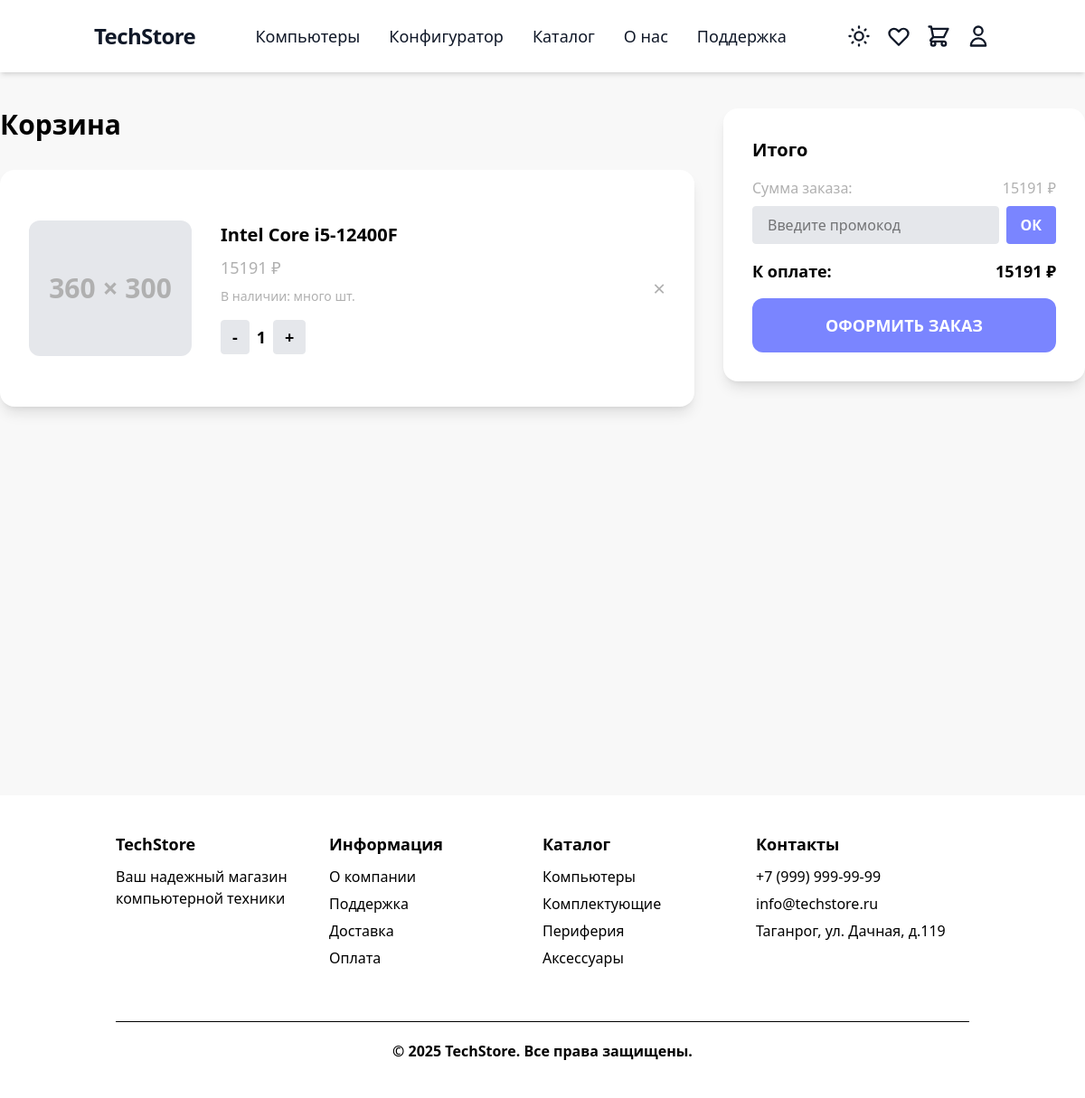
/cart/ (signed in), run on the app's committed database.
### cart/models.py (models this page shows, shortened)
class CartItem(models.Model):
    user = models.ForeignKey(settings.AUTH_USER_MODEL, on_delete=models.CASCADE, related_name='cart_items', verbose_name='Пользователь')
    product = models.ForeignKey(Product, on_delete=models.CASCADE, verbose_name='Товар')
    quantity = models.PositiveIntegerField('Количество', default=1)
    added_at = models.DateTimeField('Дата добавления', auto_now_add=True)
    class Meta:
        unique_together = ('user', 'product')
        verbose_name = 'Товар в корзине'
        verbose_name_plural = 'Корзина'

### store/models.py (models this page shows, shortened)
class Product(models.Model):
    category = models.ForeignKey(
        Category,
        on_delete=models.PROTECT,
        related_name='products'
    )
    name = models.CharField('Название', max_length=200)
    slug = models.SlugField('URL', max_length=200, unique=True)
    price = models.DecimalField(
        'Цена',
        max_digits=10,
        decimal_places=2,
        validators=[MinValueValidator(Decimal('0.01'))]
    )
    discount = models.PositiveIntegerField('Скидка (%)', default=0)
    stock = models.PositiveIntegerField(
        'Количество на складе',
        default=0,
        help_text='Количество товара на складе'
    )
    min_stock = models.PositiveIntegerField(
        'Минимальный остаток',
        default=0,
        help_text='Минимальное количество для предупреждения о заканчивающемся товаре'
    )
    is_popular = models.BooleanField(
        'Популярный товар',
        default=False,
        help_text='Отметьте, если товар является популярным и должен отображаться в специальных блоках.'
    )
    description = models.TextField(
        'Описание',
        blank=True,
        default='',
        help_text='Можно использовать HTML-теги для форматирования текста (например, <ul>, <li>, <b>, <h3> и т.д.)'
    )
    meta_title = models.CharField('SEO Title', max_length=255, blank=True, default='', help_text='Заголовок для SEO (meta title)')
    meta_description = models.CharField('SEO Description', max_length=500, blank=True, default='', help_text='Описание для SEO (meta description)')
    image = models.ImageField('Фото', upload_to='products/', blank=True, null=True)
    class Meta:
        verbose_name = 'Товар'
        verbose_name_plural = 'Товары'
    @property
    def final_price(self):
        if self.discount:
            discount_decimal = Decimal(str(self.discount)) / Decimal('100')
            return self.price * (Decimal('1') - discount_decimal)
        return self.price

### cart/views.py (the view, shortened to what this page needs)
# urls.py: path('cart/', include('cart.urls')),
@login_required
def cart(request):
    cart_items = CartItem.objects.filter(user=request.user).select_related('product')
    order_sum = sum(item.product.price * item.quantity for item in cart_items)
    total_sum = sum(item.product.final_price * item.quantity for item in cart_items)
    applied_promocode = None
    discount_amount = Decimal('0')
    final_total = total_sum
    try:
        cart_promocode = CartPromoCode.objects.get(user=request.user)
        promocode = cart_promocode.promocode
        is_valid, error_message = promocode.is_valid(user=request.user, order_amount=total_sum)
        if is_valid:
            applied_promocode = promocode
            discount_amount = promocode.calculate_discount(total_sum)
            final_total = total_sum - discount_amount
        else:
            cart_promocode.delete()
            from django.contrib import messages
            messages.warning(request, f'Промокод "{promocode.code}" больше не действителен: {error_message}')
    except CartPromoCode.DoesNotExist:
        pass
    context = {
        'cart_items': cart_items,
        'order_sum': order_sum,
        'total_sum': total_sum,
        'applied_promocode': applied_promocode,
        'discount_amount': discount_amount,
        'final_total': final_total,
    }
    if request.headers.get('X-Requested-With') == 'XMLHttpRequest':
        return render(request, 'cart/cart.html', context)
    return render(request, 'cart/cart.html', context)

### cart/templates/cart/cart.html (shortened to what this page needs)
{% extends 'base.html' %}
{% block content %}
<div class="min-h-screen py-10">
  <div class="max-w-7xl mx-auto flex flex-col lg:flex-row gap-8">
    <div class="flex-1">
      <h1 class="text-3xl font-bold text-black dark:text-white mb-8">Корзина</h1>
      <div class="bg-white dark:bg-[#28303F] rounded-2xl p-8 shadow-lg">
        {% for item in cart_items %}
        <div class="cart-item flex items-center gap-8 py-6 border-b border-[#e5e7eb] dark:border-[#363b4a] last:border-b-0 rounded-2xl"
             data-product-id="{{ item.product.id }}"
             data-stock="{{ item.product.stock|default:99 }}">
          <a href="/catalog/{{ item.product.category.product_line.slug }}/{{ item.product.category.slug }}/{{ item.product.slug }}/" class="block">
            <div class="w-[180px] h-[150px] bg-[#e5e7eb] dark:bg-[#28303F] flex items-center justify-center rounded-xl text-3xl text-[#b0b0b0] dark:text-[#7a8599] font-bold shrink-0">
              {% if item.product.image %}
                <img src="{{ item.product.image.url }}" alt="{{ item.product.name }}" class="w-full h-full object-cover rounded-xl">
              {% else %}
                360 × 300
              {% endif %}
            </div>
          </a>
          <div class="flex-1 flex flex-col gap-2">
            <a href="/catalog/{{ item.product.category.product_line.slug }}/{{ item.product.category.slug }}/{{ item.product.slug }}/" class="block">
              <div class="text-black dark:text-white text-xl font-semibold hover:text-purple-400 transition-colors">{{ item.product.name }}</div>
            </a>
            <div class="text-[#b0b0b0] dark:text-[#7a8599] text-lg">{{ item.product.final_price|floatformat:0 }} ₽</div>
            <div class="text-[#b0b0b0] dark:text-[#7a8599] text-sm">В наличии: {{ item.product.stock|default:"много" }} шт.</div>
            <div class="flex items-center gap-2 mt-2">
              <button class="qty-btn bg-[#e5e7eb] dark:bg-[#23283a] border border-[#e5e7eb] dark:border-[#363b4a] text-black dark:text-white rounded px-3 py-1 text-lg font-bold"
                      data-action="decrease"
                      data-product-id="{{ item.product.id }}">-</button>
              <span class="text-black dark:text-white text-lg font-bold qty-value">{{ item.quantity }}</span>
              <button class="qty-btn bg-[#e5e7eb] dark:bg-[#23283a] border border-[#e5e7eb] dark:border-[#363b4a] text-black dark:text-white rounded px-3 py-1 text-lg font-bold"
                      data-action="increase"
                      data-product-id="{{ item.product.id }}">+</button>
            </div>
          </div>
          <div class="flex flex-col items-end gap-2">
            <button class="remove-cart-btn text-[#b0b0b0] dark:text-[#7a8599] text-2xl hover:text-red-500 transition"
                    data-product-id="{{ item.product.id }}">&times;</button>
          </div>
        </div>
        {% empty %}
        <div class="text-black dark:text-white text-center py-12">Ваша корзина пуста.</div>
        {% endfor %}
      </div>
    </div>
    <div class="w-full lg:w-[400px] flex-shrink-0">
      <div class="bg-white dark:bg-[#28303F] rounded-2xl p-8 shadow-lg flex flex-col gap-6">
        <div>
          <div class="text-black dark:text-white text-xl font-bold mb-4">Итого</div>
          <div class="flex justify-between text-[#b0b0b0] dark:text-[#7a8599] text-base mb-2">
            <span>Сумма заказа:</span>
            <span id="order-sum">{{ total_sum|floatformat:0 }} ₽</span>
          </div>
          <div id="promocode-input" class="flex gap-2 mb-4 {% if applied_promocode %}hidden{% endif %}">
            <input type="text" id="promocode-field" class="flex-1 rounded bg-[#e5e7eb] dark:bg-[#1a2230] text-black dark:text-white px-4 py-2 border border-[#e5e7eb] dark:border-[#363b4a] focus:outline-none focus:border-[#7a85ff]" placeholder="Введите промокод" maxlength="50">
            <button id="apply-promocode-btn" class="bg-[#7a85ff] hover:bg-[#4b1bb3] text-white px-4 py-2 rounded font-semibold transition-colors">ОК</button>
          </div>
          <div class="flex justify-between text-black dark:text-white text-lg font-bold mb-4">
            <span>К оплате:</span>
            <span id="final-total">{{ final_total|floatformat:0 }} ₽</span>
          </div>
          {% if cart_items %}
          <a href="{% url 'order:checkout' %}" class="w-full bg-[#7a85ff] hover:bg-[#4b1bb3] text-white py-4 rounded-xl text-lg font-bold transition-colors block text-center">
            ОФОРМИТЬ ЗАКАЗ
          </a>
          {% else %}
          <button disabled class="w-full bg-gray-400 text-white py-4 rounded-xl text-lg font-bold cursor-not-allowed">
            КОРЗИНА ПУСТА
          </button>
          {% endif %}
        </div>
      </div>
    </div>
  </div>
</div>
{% endblock %}

### data on the page
CartItem: shows "360 × 300", product.name "Intel Core i5-12400F", product.final_price "15191", product.stock "много", quantity "1"

### other printed values
{{ total_sum|floatformat:0 }} "15191"
{{ final_total|floatformat:0 }} "15191"
